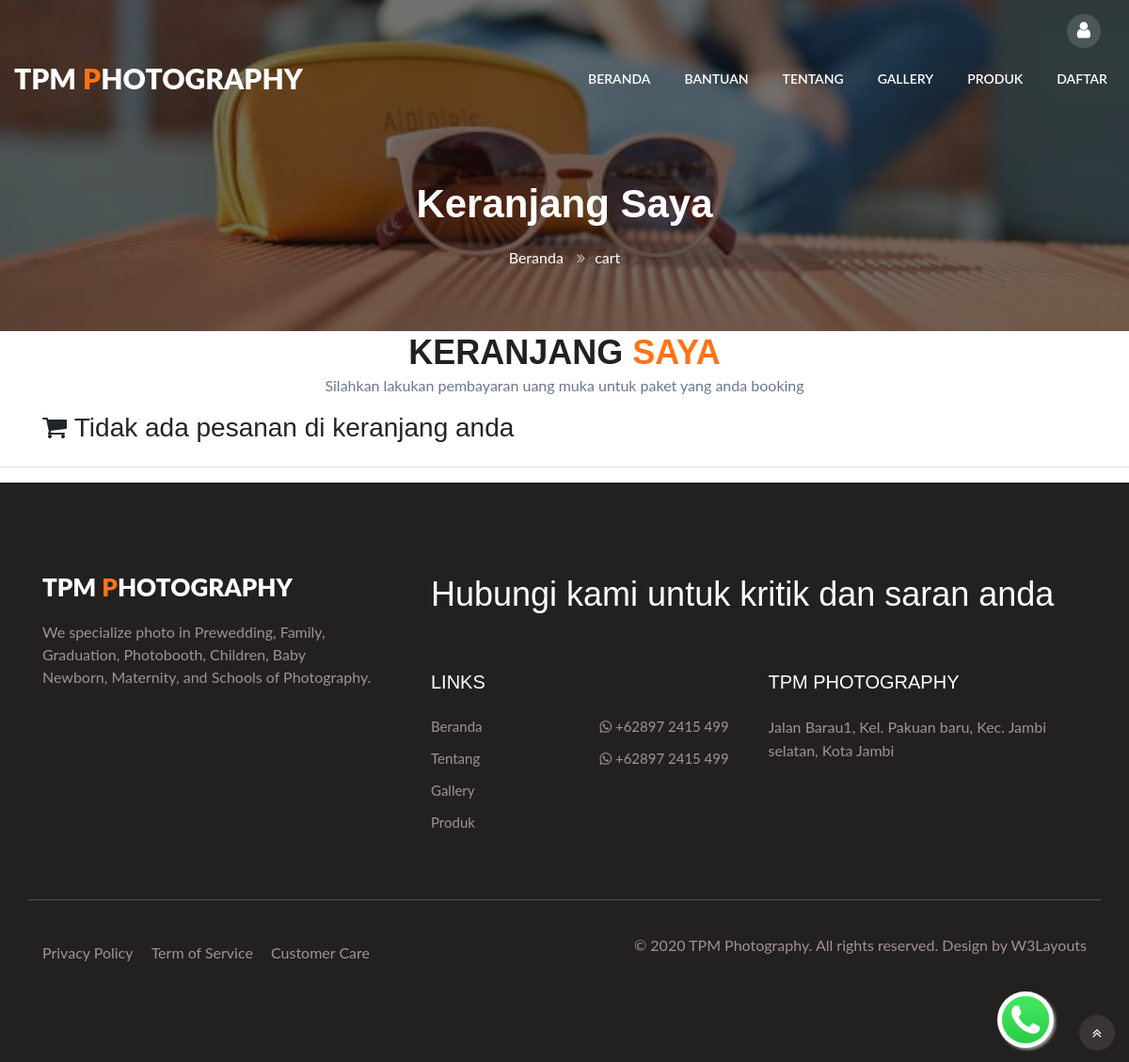
The app's page /Home/cart with its own data.
### tables this page shows
CREATE TABLE `perusahaan` (
  `namafield` varchar(150) NOT NULL,
  `nilai` text NOT NULL
);

### application/controllers/Home.php (called while the page is built, shortened)
<?php
class Home extends CI_Controller {
	public function cart()
	{
		$this->load->helper("default_helper");
		$this->load->model("Booking_model");
		$this->load->library('form_validation');
		$belum_bayar = $this->Booking_model->db->select("produk.id AS id_produk, produk.judul, SUM(booking.uang_muka) AS DP, produk.harga, booking.id, booking.tanggal, booking.status, booking.bukti_pembayaran")->join("produk", "booking.id_produk=produk.id")->where("username", $this->session->userdata("username"))->group_by("booking.username")->get($this->Booking_model->table)->result();
		$data = array(
			'data_cart_belum_bayar' => $belum_bayar,
			'konten' => 'cart',
			'judul' => "Keranjang Saya",
		);
		$this->load->view('container', $data);
	}
}

### index.php (called while the page is built, shortened)
<?php
require_once BASEPATH.'core/CodeIgniter.php';

### application/views/container.php (the view, shortened to what this page needs)
<!doctype html>
<html lang="zxx">
<head>
  <link rel="stylesheet" href="assets/vendor/font-awesome-5/css/fontawesome-all.min.css">
  <link rel="stylesheet" href="assets/css/style-starter.css">
  <link rel="stylesheet" href="assets/css/flexslider.css" type="text/css" media="screen" />
  <link rel="stylesheet" href="assets/css/lightbox.min.css">
  <link rel="stylesheet" href="assets/vendor/daterangepicker/daterangepicker.css">
  <link rel="stylesheet" href="assets/vendor/tempusdominus-bootstrap-4/css/tempusdominus-bootstrap-4.min.css">
</head>
<body>
  <?php
  if ($konten == 'home') {
    $this->load->view('_partials/header');
  } else {
    $this->load->view('_partials/header2');
  }
  ?>
  <?php
  $wa = NULL;
  $wa1 = $this->db->where('namafield', 'whatsapp1')->get('perusahaan')->row();
  $wa2 = $this->db->where('namafield', 'whatsapp2')->get('perusahaan')->row();
  if (isset($wa2->nilai) && $wa2->nilai != NULL) {
    $wa = $wa2->nilai;
  } else if (isset($wa1->nilai) && $wa1->nilai != NULL) {
    $wa = $wa1->nilai;
  }
  if ($wa != NULL) :
    if (substr($wa, 0, 1) == "0") {
      $wa = "62" . substr($wa, 1);
    } else if (substr($wa, 0, 1) == "+") {
      $wa = substr($wa, 1);
    };
    $wa = str_replace(" ", "", $wa);
    $wa = str_replace("-", "", $wa);
  ?>
    <a class="float" href="https://api.whatsapp.com/send?phone=<?php echo ($wa) ?>&text=<?php echo (urlencode('Hai TPM Photography, apakah saya bisa melakukan booking ?')) ?>&source=&data=">
    </a>
  <?php endif; ?>
  <?php $this->load->view($konten) ?>
  <?php $this->load->view('_partials/footer') ?>
</body>
</html>

### application/views/_partials/footer.php (shortened to what this page needs)
<section class="w3l-footer-22">
    <div class="footer-hny py-5">
        <div class="container py-lg-5">
            <div class="text-txt row">
                <div class="left-side col-lg-4">
                    <h3><a class="logo-footer" href="index.html">
                          TPM <span class="lohny">P</span>hotography</a></h3>
                    <p>We specialize photo in Prewedding, Family, Graduation, Photobooth, Children, Baby Newborn, Maternity, and Schools of Photography.</p>
                </div>
                <div class="right-side col-lg-8 pl-lg-5">
                    <h4>Hubungi kami untuk kritik dan saran anda</h4>
                    <div class="sub-columns">
                        <div class="sub-one-left">
                            <h6>Links</h6>
                            <div class="footer-hny-ul">
                                <ul>
                                    <li><a href="Home">Beranda</a></li>
                                    <li><a href="Home/About">Tentang</a></li>
                                    <li><a href="Home/Gallery">Gallery</a></li>
                                    <li><a href="Home/Product">Produk</a></li>
                                </ul>
                                <ul>
                                <?php
                                $wa1 = $this->db->where('namafield', 'whatsapp1')->get('perusahaan')->row();
                                $wa2 = $this->db->where('namafield', 'whatsapp2')->get('perusahaan')->row();
                                ?>
                                  <li><a href=""><i class="fa fa-whatsapp"></i> <?php echo (isset($wa1->nilai)? $wa1->nilai:NULL); ?></a></li>
                                  <li><a href=""><i class="fa fa-whatsapp"></i> <?php echo (isset($wa2->nilai) ? $wa2->nilai : NULL); ?></a></li>
                                </ul>
                            </div>
                        </div>
                        <div class="sub-two-right">
                            <h6>TPM Photography</h6>
                            <p class="mb-5"><?php echo $this->db->where('namafield','alamat_perusahaan')->get('perusahaan')->row()->nilai; ?></p>
                        </div>
                    </div>
                </div>
            </div>
            <div class="below-section row">
                <div class="columns col-lg-6">
                    <ul class="jst-link">
                        <li><a href="#">Privacy Policy </a> </li>
                        <li><a href="#">Term of Service</a></li>
                        <li><a href="contact.html">Customer Care</a> </li>
                    </ul>
                </div>
                <div class="columns col-lg-6 text-lg-right">
                    <p>© 2020 TPM Photography. All rights reserved. Design by <a href="https://w3layouts.com/" target="_blank">
                            W3Layouts</a>
                    </p>
                </div>
                <button onclick="topFunction()" id="movetop" title="Go to top">
                    <span class="fa fa-angle-double-up"></span>
                </button>
            </div>
        </div>
    </div>
</section>

### application/views/container.php (style rules this page uses)
.float { position: fixed; display: block; width: 60px; height: 60px; bottom: 15px; right: 80px; background-image: url("assets/images/wa.png"); background-size: cover; background-repeat: no-repeat; background-color: #fff; color: #FFF; border-radius: 50px; text-align: center; box-shadow: 2px 2px 3px #999; z-index: 1; }

### records on screen
perusahaan: nilai "+62897 2415 499"
perusahaan: nilai "+62897 2415 499"
perusahaan: nilai "Jalan Barau1, Kel. Pakuan baru, Kec. Jambi selatan, Kota Jambi"

### other values on screen
$judul "Keranjang Saya"
$konten "cart"
